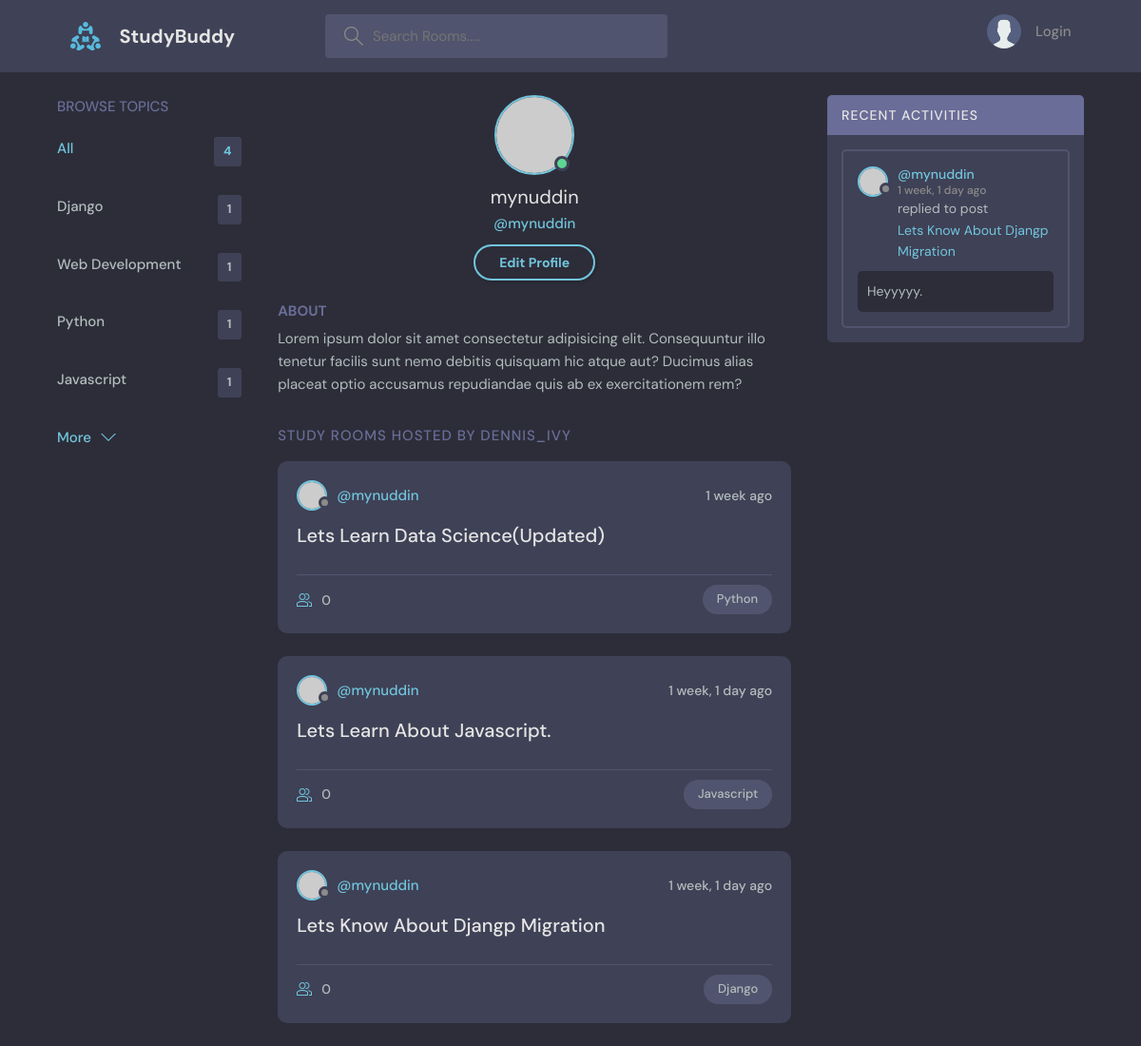
The page /profile/1 on the database as committed earlier.
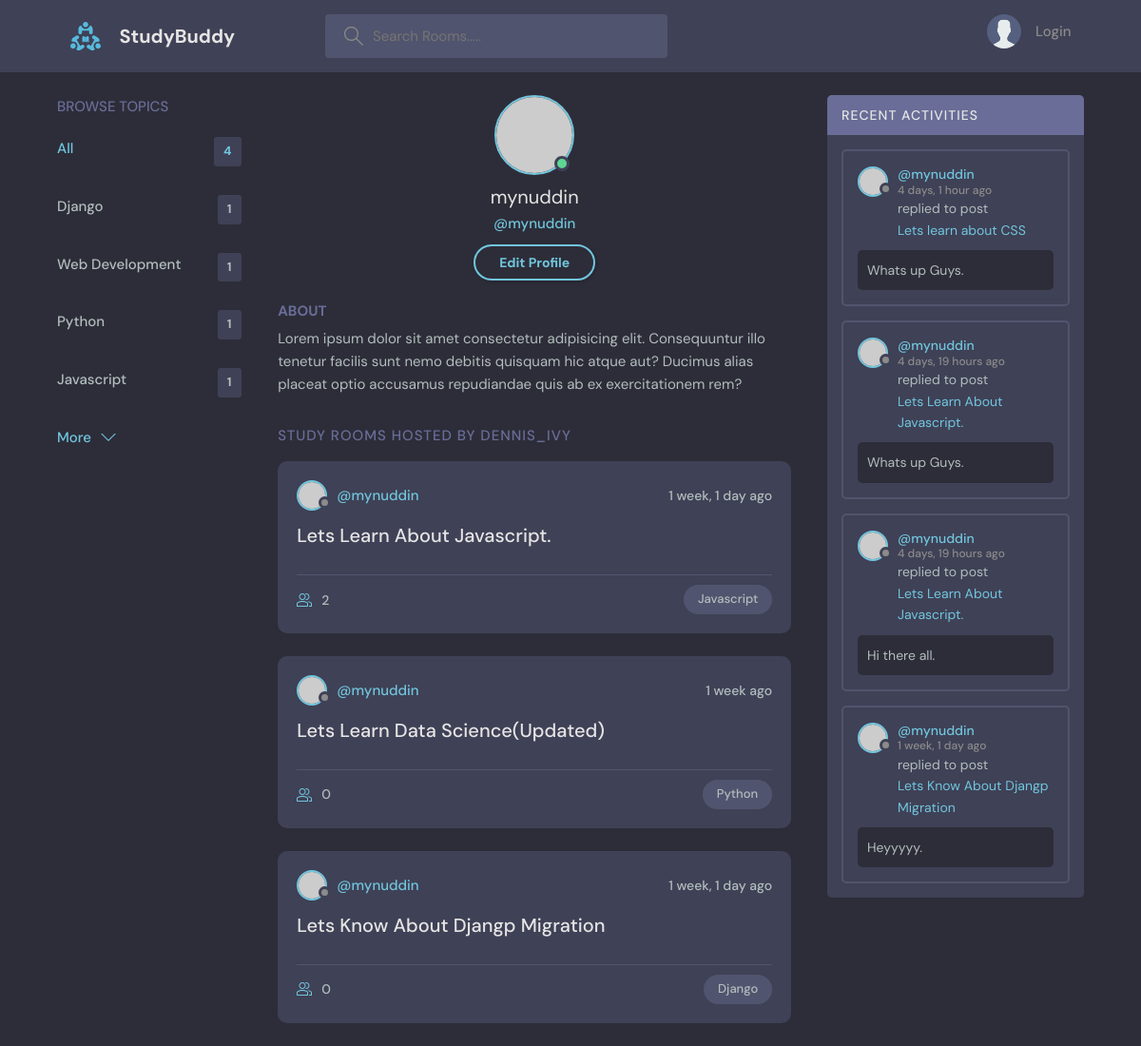
The same page on the database as committed later.
### Base/models.py (models this page shows, shortened)
class Topic(models.Model):
    name = models.CharField(max_length=200)

class Room(models.Model):
    host = models.ForeignKey(User , on_delete=models.SET_NULL , null=True)
    topic = models.ForeignKey(Topic , on_delete=models.SET_NULL , null=True )
    name = models.CharField(max_length=200)
    description = models.TextField(null=True, blank=True)
    participants = models.ManyToManyField(User , related_name='participants' , blank=True)
    updated = models.DateTimeField(auto_now=True)
    created = models.DateTimeField(auto_now_add=True)
    class Meta:
        ordering = ['-updated' , '-created']
    def __str__(self):
        return self.name

class Message(models.Model):
    user = models.ForeignKey(User , on_delete=models.CASCADE) # Casecade means if the user is deleted then the message will also be deleted from
    body_value = models.TextField()
    room = models.ForeignKey(Room , on_delete=models.CASCADE)
    updated = models.DateTimeField(auto_now=True)
    created = models.DateTimeField(auto_now_add=True)
    class Meta:
            ordering = ['-updated' , '-created']

### Base/views.py (the view)
# urls.py: path('profile/<str:pk>', views.userProfile, name='profile'),
def userProfile(request,pk):
    user = User.objects.get(id=pk)
    ROOMS = user.room_set.all() # All children of the user by set.all()
    room_messages = user.message_set.all()
    topics = Topic.objects.all()
    context = {'user': user , 'ROOMS': ROOMS , 'room_messages': room_messages , 'topics': topics}
    return render(request, 'Base/profile.html' , context)

### Base/Templates/Base/profile.html
{% extends 'main.html' %} {% block content %}
<main class="profile-page layout layout--3">
  <div class="container">
    {% include 'Base/topic_component.html' %}
    <div class="roomList">
      <div class="profile">
        <div class="profile__avatar">
          <div class="avatar avatar--large active">
            <img src="https://randomuser.me/api/portraits/men/11.jpg" />
          </div>
        </div>
        <div class="profile__info">
          <h3>{{user.username}}</h3>
          <p>@{{user.username}}</p>
          <a href="edit-user.html" class="btn btn--main btn--pill">Edit Profile</a>
        </div>
        <div class="profile__about">
          <h3>About</h3>
          <p>
            Lorem ipsum dolor sit amet consectetur adipisicing elit. Consequuntur illo tenetur
            facilis sunt nemo debitis quisquam hic atque aut? Ducimus alias placeat optio
            accusamus repudiandae quis ab ex exercitationem rem?
          </p>
        </div>
      </div>
      <div class="roomList__header">
        <div>
          <h2>Study Rooms Hosted by dennis_ivy</a>
          </h2>
        </div>
      </div>
      {% include 'Base/feed_component.html' %}
    </div>
    		{% include 'Base/activity_component.html' %}
  </div>
</main>
{% endblock %}

### Templates/main.html (shortened to what this page needs)
<!DOCTYPE html>
{% load static %}
<html lang="en">
	<head>
		<link rel="stylesheet" href="{% static 'styles/style.css' %}" />
	</head>
	<body>
		{% include 'navbar.html' %}
		{% block content %}
        {% endblock %}
	</body>
</html>

### Templates/navbar.html (shortened to what this page needs)
{% load static %}
<header class="header header--loggedIn">
	<div class="container">
		<a href="{% url 'home' %}" class="header__logo">
			<img src="{% static 'Images/logo.svg' %}" />
			<h1>StudyBuddy</h1>
		</a>
		<form class="header__search" method="GET" action="{% url 'home' %}">
			<label>
				<form method="GET" action="{% url 'home' %}">
					<input type="text" name="q" id="" placeholder="Search Rooms....." />
				</form>
			</label>
		</form>
		<nav class="header__menu">
			{% if request.user.is_authenticated %}
			<div class="header__user">
				<a href="profile.html">
					<div class="avatar avatar--medium active">
						<img src="https://randomuser.me/api/portraits/men/37.jpg" />
					</div>
					<p>
						{{request.user.username}} <span>@{{request.user.username}}</span>
					</p>
				</a>
				<button class="dropdown-button">
					<svg
						version="1.1"
						xmlns="http://www.w3.org/2000/svg"
						width="32"
						height="32"
						viewBox="0 0 32 32"
					>
						<title>chevron-down</title>
						<path d="M16 21l-13-13h-3l16 16 16-16h-3l-13 13z"></path>
					</svg>
				</button>
			</div>
			{% else %}
			<a href="{% url 'login' %}">
				<img src="{% static 'Images/avatar.svg' %}" />
				<p>Login</p>
			</a>
			{% endif %}
		</nav>
	</div>
</header>

### Base/Templates/Base/topic_component.html
<div class="topics">
	<div class="topics__header">
		<h2>Browse Topics</h2>
	</div>
	<ul class="topics__list">
		<li>
			<a href="{% url 'home' %}" class="active">All <span>{{topics.count}}</span></a>
		</li>
		{% for topic in topics %}
		<li>
			<a href="{% url 'home' %}?q={{topic.name}}">{{topic.name}} <span>{{topic.room_set.all.count}}</span></a>
		</li>
		{% endfor %}
	</ul>
	<a class="btn btn--link" href="topics.html">
		More
		<svg
			version="1.1"
			xmlns="http://www.w3.org/2000/svg"
			width="32"
			height="32"
			viewBox="0 0 32 32"
		>
			<title>chevron-down</title>
			<path d="M16 21l-13-13h-3l16 16 16-16h-3l-13 13z"></path>
		</svg>
	</a>
</div>

### Base/Templates/Base/feed_component.html (shortened to what this page needs)
{% for ROOM in ROOMS %}
<div class="roomListRoom">
	<div class="roomListRoom__header">
		<a href="{% url 'profile' ROOM.host.id %}" class="roomListRoom__author">
			<div class="avatar avatar--small">
				<img src="https://randomuser.me/api/portraits/women/11.jpg" />
			</div>
			<span>@{{ROOM.host.username}}</span>
		</a>
		<div class="roomListRoom__actions">
			<span>{{ROOM.created|timesince}} ago</span>
		</div>
	</div>
	<div class="roomListRoom__content">
		<a href="{% url 'rooms' ROOM.id %}">{{ROOM.name}}</a>
	</div>
	<div class="roomListRoom__meta">
		<a href="{% url 'rooms' ROOM.id %}" class="roomListRoom__joined">
			{{ROOM.participants.all.count}}
		</a>
		<p class="roomListRoom__topic">{{ROOM.topic.name}}</p>
	</div>
</div>
{% endfor %}

### Base/Templates/Base/activity_component.html (shortened to what this page needs)
<div class="activities">
	<div class="activities__header">
		<h2>Recent Activities</h2>
	</div>
	{% for message in room_messages %}
	<div class="activities__box">
		<div class="activities__boxHeader roomListRoom__header">
			<a
				href="{% url 'profile' message.user.id %}"
				class="roomListRoom__author"
			>
				<div class="avatar avatar--small">
					<img src="https://randomuser.me/api/portraits/women/11.jpg" />
				</div>
				<p>
					@{{message.user}}
					<span>{{message.created|timesince}} ago</span>
				</p>
			</a>
		</div>
		<div class="activities__boxContent">
			<p>
				<span> replied to post </span>
				<a href="{% url 'rooms' message.room.id %}">{{message.room}}</a>
			</p>
			<div class="activities__boxRoomContent">
				{{message.body_value}}.
			</div>
		</div>
	</div>
	{% endfor %}
</div>

Rows that differ between the two databases and show on the page:
changed Room "Lets Learn About Javascript.": participants.all.count "0" → "2"; moves up the list
added Message: user "mynuddin", created "4 days, 1 hour", room "Lets learn about CSS", body_value "Whats up Guys"
added Message: user "mynuddin", created "4 days, 19 hours", room "Lets Learn About Javascript.", body_value "Whats up Guys"
added Message: user "mynuddin", created "4 days, 19 hours", room "Lets Learn About Javascript.", body_value "Hi there all"
